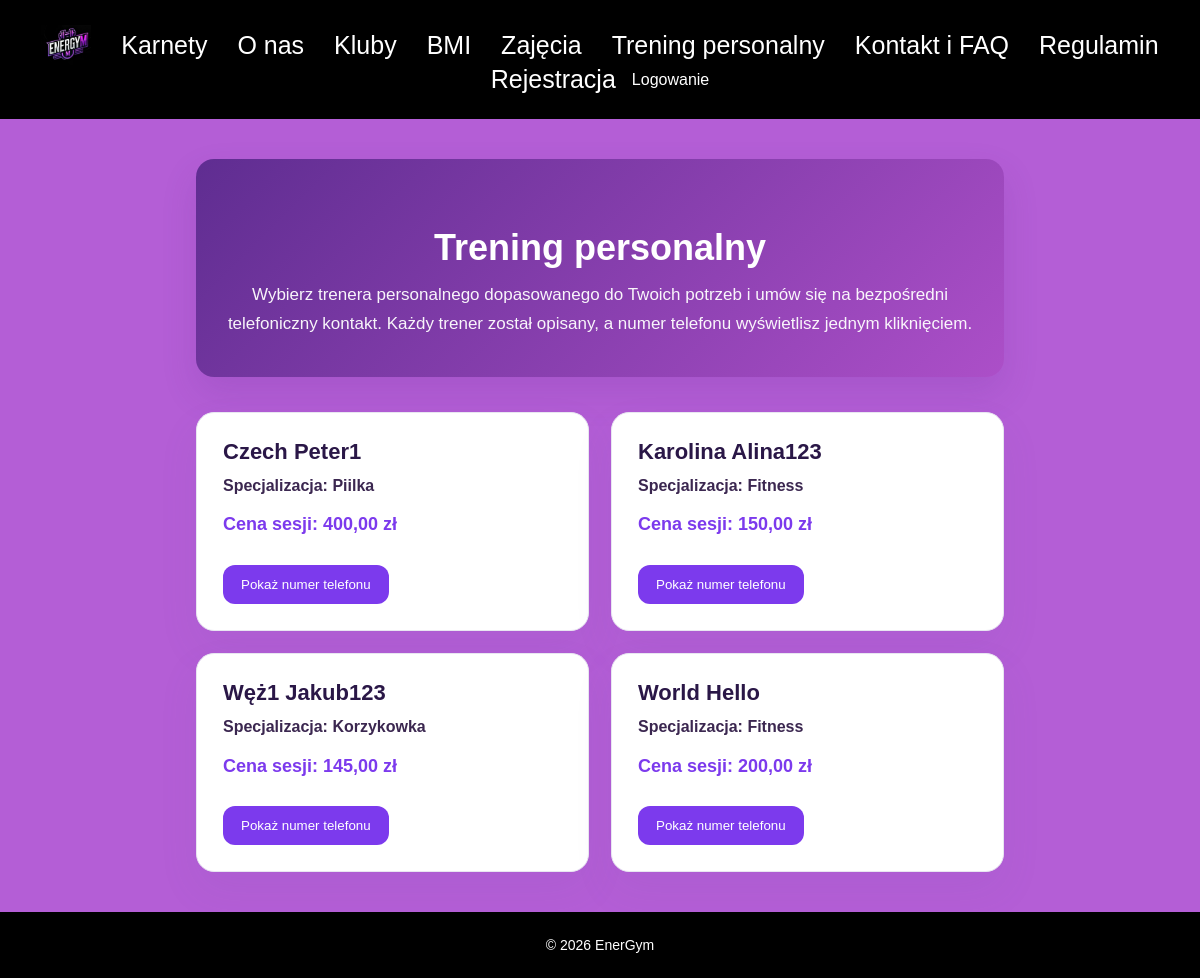
/?page=trening_personalny, run on the app's committed database.
### tables this page shows
CREATE TABLE `trenerzy` (
  `id` int(11) NOT NULL,
  `imie` varchar(50) NOT NULL,
  `nazwisko` varchar(50) NOT NULL,
  `specjalizacja` varchar(100) NOT NULL,
  `cena` decimal(6,2) NOT NULL,
  `numer_telefonu` varchar(15) DEFAULT NULL
);

### pages/trening_personalny.php (the view, shortened to what this page needs)
<?php
$trainers = [];
if (isset($conn) && $conn) {
    $trainerResult = mysqli_query($conn, "SHOW TABLES LIKE 'trenerzy'");
    if ($trainerResult && mysqli_num_rows($trainerResult) > 0) {
        $trainerQuery = mysqli_query($conn, "SELECT id, imie, nazwisko, specjalizacja, numer_telefonu, cena FROM trenerzy ORDER BY nazwisko ASC, imie ASC");
        if ($trainerQuery) {
            while ($row = mysqli_fetch_assoc($trainerQuery)) {
                $trainers[] = $row;
            }
        }
    }
}
?>
<div class="training-page">
    <section class="training-hero">
        <h1>Trening personalny</h1>
        <p>Wybierz trenera personalnego dopasowanego do Twoich potrzeb i umów się na bezpośredni telefoniczny kontakt. Każdy trener został opisany, a numer telefonu wyświetlisz jednym kliknięciem.</p>
    </section>
    <?php if (!empty($trainers)): ?>
        <div class="trainer-grid">
            <?php foreach ($trainers as $trainer): ?>
                <article class="trainer-card">
                    <div>
                        <h3><?php echo htmlspecialchars($trainer['nazwisko'] . ' ' . $trainer['imie']); ?></h3>
                        <p class="detail">Specjalizacja: <?php echo htmlspecialchars($trainer['specjalizacja']); ?></p>
                        <p class="price">Cena sesji: <?php echo number_format((float)$trainer['cena'], 2, ',', ' '); ?> zł</p>
                    </div>
                    <div>
                        <button type="button" onclick="togglePhone(this)">Pokaż numer telefonu</button>
                    </div>
                </article>
            <?php endforeach; ?>
        </div>
    <?php else: ?>
        <div class="training-empty">
            <p>Aktualnie nie ma dostępnych trenerów personalnych w bazie danych. Spróbuj ponownie później lub skontaktuj się z nami bezpośrednio.</p>
        </div>
    <?php endif; ?>
</div>

### css/silownia1.css (style rules this page uses)
body { margin: 0; font-family: 'Franklin Gothic Medium', 'Arial Narrow', Arial, sans-serif; background-color: #b45ed6; height: 100%; display: flex; flex-direction: column; min-height: 100vh; }

### pages/trening_personalny.php (style rules this page uses)
.training-page { max-width: 1100px; margin: 40px auto; padding: 0 20px; }
.training-hero { background: linear-gradient(135deg, #5f2d91 0%, #ac4fc8 100%); color: white; padding: 38px 24px; border-radius: 18px; text-align: center; box-shadow: 0 16px 35px rgba(95, 45, 145, 0.16); margin-bottom: 35px; }
.training-hero h1 { font-size: 36px; margin-bottom: 12px; }
.training-hero p { margin: 0 auto; max-width: 760px; font-size: 17px; line-height: 1.7; opacity: 0.95; }
.trainer-grid { display: grid; grid-template-columns: repeat(auto-fit, minmax(280px, 1fr)); gap: 22px; }
.trainer-card { background: #ffffff; border-radius: 18px; border: 1px solid #e8e6f1; box-shadow: 0 18px 40px rgba(108, 83, 171, 0.08); padding: 26px; display: flex; flex-direction: column; justify-content: space-between; }
.trainer-card h3 { margin: 0 0 8px; color: #2a1747; font-size: 22px; }
.trainer-card p { margin: 8px 0; color: #5e4a7b; line-height: 1.6; }
.trainer-card .detail { font-weight: 600; color: #3b2750; }
.trainer-card .price { font-size: 18px; font-weight: 700; margin-top: 12px; color: #7c3aed; }
.trainer-card button { margin-top: 18px; padding: 12px 18px; border: none; border-radius: 12px; color: white; background: #7c3aed; cursor: pointer; transition: transform 0.2s ease, background 0.2s ease; }

### footer.php (style rules this page uses)
html, body { min-height: 100vh; }
body { display: flex; flex-direction: column; margin: 0; padding: 0; }

### data on the page
trenerzy: nazwisko+imie "Czech Peter1", specjalizacja "Piilka", cena "400,00"
trenerzy: nazwisko+imie "Karolina Alina123", specjalizacja "Fitness", cena "150,00"
trenerzy: nazwisko+imie "Węż1 Jakub123", specjalizacja "Korzykowka", cena "145,00"
trenerzy: nazwisko+imie "World Hello", specjalizacja "Fitness", cena "200,00"
